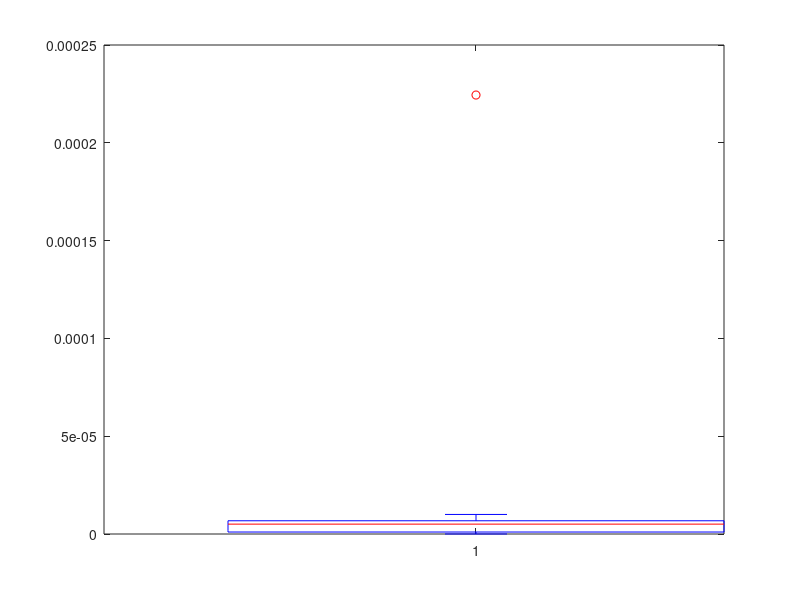

The MATLAB source for this figure:
%best fit estimates of the 7 parameters d,c,mu,p,q,r3,r1.
%then the median of p and q is calculated to keep them constant across mice

closedSquare=[   0.000837354076860
   0.001106310841848
   0.000000008177074
   0.000346089294646
   0.000224421146000
   0.120309085128072
   0.528067531657758
];
Plus=[   0.000010482823990
   0.000027899927036
   0.000000115163514
   0.000051319721006
   0.000005225426946
   0.109601660260155
   0.196163153971005
];
openCircles=[0.000020714163488
   0.000023390900799
   0.000000999597309
   0.000000011170354
   0.000004871508297
   0.086432589082197
   0.797578758736272];
openTriangles=[   0.000133111660000
   0.000283052201106
   0.000000024628981
   0.000055707782420
   0.000005685812129
   0.085219127319860
   0.354206281873150
];

closedcircles=[   0.046666179853581
   0.043111045471919
   0.000000000158530
   0.000000006803690
   0.000009999982677
   0.128523774865445
   0.800937804190396
];
mouseX=[   0.000960509605516
   0.001286127181429
   0.000000000141988
   0.000091310294582
   0.000000011856891
   0.049863079278676
   0.009999905937929
];
closedTriangles=[1.005427580387888
   0.955514895775686
   0.000000000048671
   0.000000010001782
   0.000001012946600
   0.089867152149296
   0.982116215532655];
openSquare=[0.004227494854058
   0.007044969701125
   0.000000000031187
   0.000211127472063
   0.000001003320103
   0.042372600705623
   0.000999997743138
];
pVals=[closedSquare(4),Plus(4),openCircles(4),openTriangles(4),...
    closedcircles(4),mouseX(4),closedTriangles(4),openSquare(4)];

qVals=[closedSquare(5),Plus(5),openCircles(5),openTriangles(5),...
    closedcircles(5),mouseX(5),closedTriangles(5),openSquare(5)];

r3Vals=[closedSquare(6),Plus(6),openCircles(6),openTriangles(6),...
    closedcircles(6),mouseX(6),closedTriangles(6),openSquare(6)];

median_p=median(pVals);
median_q=median(qVals);

mean_p=mean(pVals);
geo_mean_p=10.^mean(log10(pVals));

geo_mean_q=10.^mean(log10(qVals));
figure
close all
boxplot(qVals)


